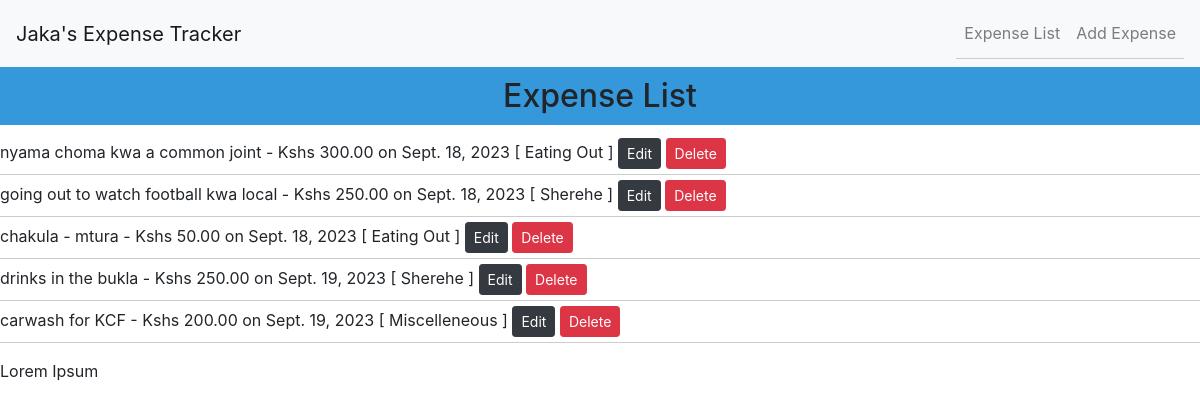
The app's page /, older data.
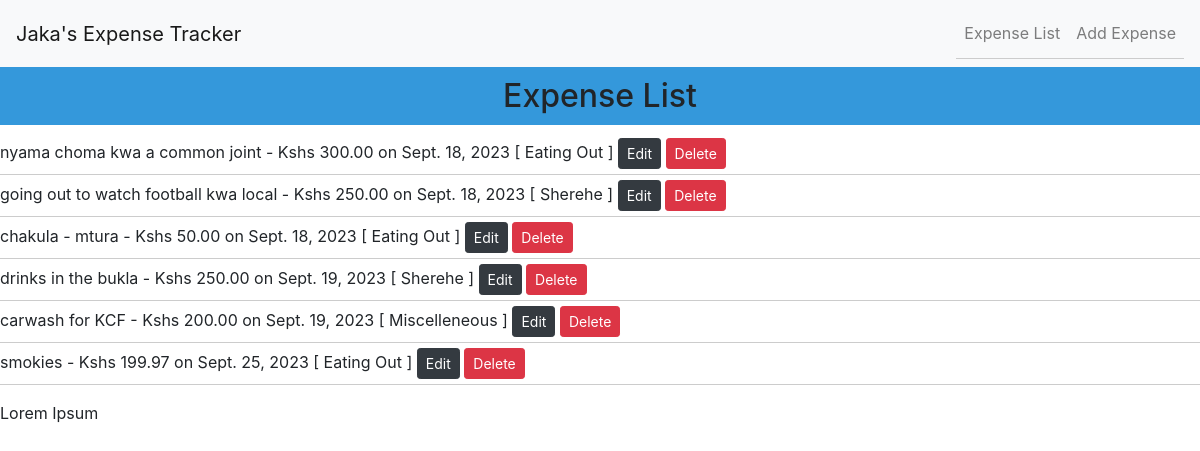
The same page, newer data.
### tracker/models.py (models this page shows, shortened)
class Expense(models.Model):
    user = models.ForeignKey(User, on_delete=models.CASCADE)
    date = models.DateField()
    description = models.CharField(max_length=200)
    amount = models.DecimalField(max_digits=10, decimal_places=2)
    category = models.ForeignKey(
        Category, on_delete=models.SET_NULL, null=True, blank=True)

class Category(models.Model):
    name = models.CharField(max_length=100)
    def __str__(self):
        return self.name

### tracker/views.py (the view)
# urls.py: path('', index, name="expense_list"),
def index(request):
    expenses = Expense.objects.all()
    return render(request, 'home.html', {'expenses': expenses})

### tracker/templates/home.html
{% extends 'base.html' %} {% block content %}
<h2>Expense List</h2>
<ul>
	{% for expense in expenses %}
	<li>
		{{ expense.description }} - Kshs {{ expense.amount }} on {{ expense.date }}
		[ {{ expense.category }} ]
		<a href="{% url 'edit_expense' expense.id %}" class="btn btn-dark btn-sm"
			>Edit</a
		>
		<a
			href="{% url 'delete_expense' expense.id %}"
			class="btn btn-danger btn-sm"
			>Delete</a
		>
	</li>
	{% endfor %}
</ul>
<p>Lorem Ipsum</p>
{% endblock content %}

### tracker/templates/base.html (shortened to what this page needs)
{% load static %}
<!DOCTYPE html>
<html lang="en">
	<head>
		<link rel="stylesheet" href="{% static 'css/styles.css' %}" />
		<link
			rel="stylesheet"
			href="https://cdn.jsdelivr.net/npm/bootstrap@4.0.0/dist/css/bootstrap.min.css"
		/>
	</head>
	<body>
		{% include 'navbar.html' %} {% block content %} {% endblock content %}
	</body>
</html>

### tracker/templates/navbar.html (shortened to what this page needs)
<nav class="navbar navbar-expand-lg navbar-light bg-light">
	<a class="navbar-brand" href="#"> Jaka's Expense Tracker</a>
	<div class="collapse navbar-collapse" id="navbarNav">
		<ul class="navbar-nav ml-auto">
			<li class="nav-item">
				<a class="nav-link" href="{% url 'expense_list' %}">Expense List</a>
			</li>
			<li class="nav-item">
				<a class="nav-link" href="{% url 'add_expense' %}">Add Expense</a>
			</li>
		</ul>
	</div>
</nav>

### static/css/styles.css (style rules this page uses)
h2 { text-align: center; background-color: #3498db; color: #fff; padding: 10px; }
ul { list-style-type: none; padding: 0; }
li { padding: 5px 0; border-bottom: 1px solid #ccc; }
.btn-danger { background-color: #e74c3c; color: #fff; padding: 5px 10px; border: none; border-radius: 5px; cursor: pointer; }

Row changes from the older to the newer data that the page shows:
added Expense: description "smokies", amount "199.97", date "Sept. 25, 2023", category "Eating Out"
